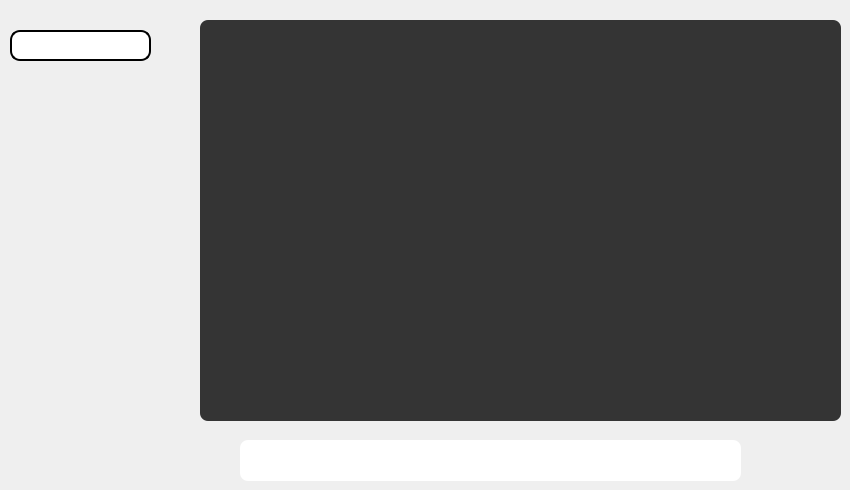
     <widget class="QWidget" name="pageAdminChat">
      <widget class="QTextEdit" name="ted_pageChat_chatbox_manager_2">
       <property name="geometry">
        <rect>
         <x>200</x>
         <y>20</y>
         <width>641</width>
         <height>401</height>
        </rect>
       </property>
       <property name="styleSheet">
        <string notr="true">background-color: rgb(52, 52, 52);
border-radius: 8px;
color: rgb(255, 255, 255);</string>
       </property>
      </widget>
      <widget class="QPushButton" name="btn_pageChat_send_2">
       <property name="geometry">
        <rect>
         <x>738</x>
         <y>440</y>
         <width>71</width>
         <height>41</height>
        </rect>
       </property>
       <property name="styleSheet">
        <string notr="true">background-color: transparent;
border-radius: 4px</string>
       </property>
       <property name="icon">
        <iconset resource="resources.qrc">
         <normaloff>:/icons/icons/send.png</normaloff>:/icons/icons/send.png</iconset>
       </property>
       <property name="iconSize">
        <size>
         <width>40</width>
         <height>40</height>
        </size>
       </property>
       <property name="shortcut">
        <string>Return</string>
       </property>
       <property name="checkable">
        <bool>false</bool>
       </property>
       <property name="checked">
        <bool>false</bool>
       </property>
       <property name="autoDefault">
        <bool>false</bool>
       </property>
      </widget>
      <widget class="QLineEdit" name="led_pageChat_message_2">
       <property name="geometry">
        <rect>
         <x>240</x>
         <y>440</y>
         <width>501</width>
         <height>41</height>
        </rect>
       </property>
       <property name="styleSheet">
        <string notr="true">background-color: rgb(255, 255, 255);
border-radius: 8px</string>
       </property>
      </widget>
      <widget class="QPushButton" name="pushButton_5">
       <property name="geometry">
        <rect>
         <x>150</x>
         <y>30</y>
         <width>51</width>
         <height>31</height>
        </rect>
       </property>
       <property name="styleSheet">
        <string notr="true">background-color:transparent;
border: 2px solid transparent;</string>
       </property>
       <property name="text">
        <string/>
       </property>
       <property name="icon">
        <iconset resource="resources.qrc">
         <normaloff>:/icons/icons/icons8-search-100.png</normaloff>:/icons/icons/icons8-search-100.png</iconset>
       </property>
       <property name="iconSize">
        <size>
         <width>35</width>
         <height>35</height>
        </size>
       </property>
      </widget>
      <widget class="QLineEdit" name="led_LoginPage_Username_15">
       <property name="geometry">
        <rect>
         <x>10</x>
         <y>30</y>
         <width>141</width>
         <height>31</height>
        </rect>
       </property>
       <property name="styleSheet">
        <string notr="true">color: rgb(255, 255, 255);
border: 2px solid black;
padding-left:12px;
border-radius: 10px;</string>
       </property>
       <property name="placeholderText">
        <string>House number</string>
       </property>
      </widget>
     </widget>
